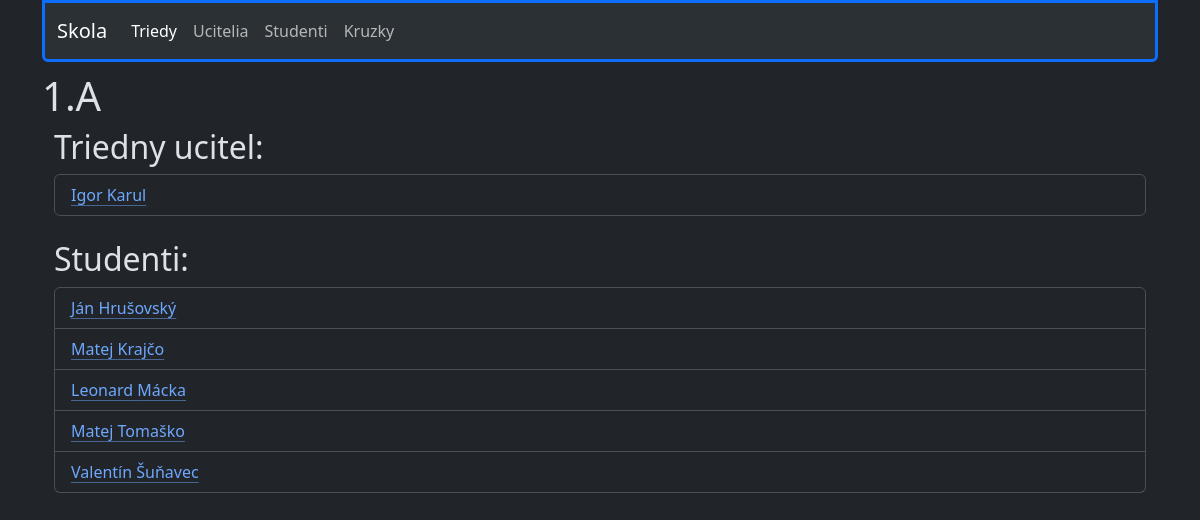
Page /skola/triedy/1.A/ on the committed database.
### skola/models.py (models this page shows, shortened)
class Ucitel(models.Model):
    titul = models.CharField(max_length=20)
    meno = models.CharField(max_length=20)
    priezvisko = models.CharField(max_length=20)
    trieda = models.ForeignKey(Trieda, on_delete=models.SET_NULL, null=True, blank=True)
    ulica = models.CharField(max_length=30, null=True)
    psc = models.CharField(max_length=6, null=True)
    obec = models.CharField(max_length=40, null=True)
    datum_narodenia = models.DateField(null=True, blank=True)
    class Meta:
        verbose_name = "Ucitel"
        verbose_name_plural = "Ucitelia"
        ordering = ['priezvisko']

class Student(models.Model):
    meno = models.CharField(max_length=20)
    priezvisko = models.CharField(max_length=20)
    trieda = models.ForeignKey(Trieda, on_delete=models.SET_NULL, null=True, blank=True)
    kruzok = models.ManyToManyField(Kruzok, blank=True)
    ulica = models.CharField(max_length=30, null=True)
    psc = models.CharField(max_length=6, null=True)
    obec = models.CharField(max_length=40, null=True)
    datum_narodenia = models.DateField(null=True, blank=True)
    class Meta:
        verbose_name = "Student"
        verbose_name_plural = "Studenti"
        ordering = ['priezvisko']

### skola/views.py (the view)
# urls.py: path("triedy/<trieda>/", views.vypis_trieda, name='trieda'),
def vypis_trieda(request, trieda):
    id_trieda = Trieda.objects.get(nazov=trieda).pk
    studenti = Student.objects.filter(trieda_id=id_trieda).order_by("priezvisko")
    studenti_list = []
    for student in studenti:
        studenti_list.append(student)
    ucitel = Ucitel.objects.get(trieda_id=id_trieda)
    return render(request, 'skola/trieda_list.html', {"trieda":trieda, "ucitel":ucitel, "studenti":studenti_list})

### skola/templates/skola/trieda_list.html (shortened to what this page needs)
{% extends "base.html" %}
{% block content %}
    <header>
        {% if trieda %}
        <h1>{{trieda}}</h1>
        {% endif %}
    </header>
    <div class="container">
        <div>
            {%if ucitel%}
            <h2>Triedny ucitel: </h2>
            <ul class='list-group mb-4'>
                <li class='list-group-item'><a href="{% url 'ucitel' ucitel=ucitel.id %}" class="link-offset-2 link-underline link-underline-opacity-50">{{ucitel.titul}} {{ucitel.meno}} {{ucitel.priezvisko}}</a></li>
            </ul>
            {%endif%}
            {%if studenti%}
            <h2>Studenti:</h2>
            <ul class='list-group'>
                {% for student in studenti %}
                <li class='list-group-item'><a href="{% url 'student' student=student.id %}" class="link-offset-2 link-underline link-underline-opacity-50">{{student.meno}} {{student.priezvisko}}</a></li>
                {% endfor %}
            </ul>
            {%endif%}
        </div>
    </div>
{% endblock content %}

### rows in the picture
Ucitel: meno "Igor", priezvisko "Karul"
Student: meno "Ján", priezvisko "Hrušovský"
Student: meno "Matej", priezvisko "Krajčo"
Student: meno "Leonard", priezvisko "Mácka"
Student: meno "Matej", priezvisko "Tomaško"
Student: meno "Valentín", priezvisko "Šuňavec"

### other values in the picture
{{ trieda }} "1.A"
